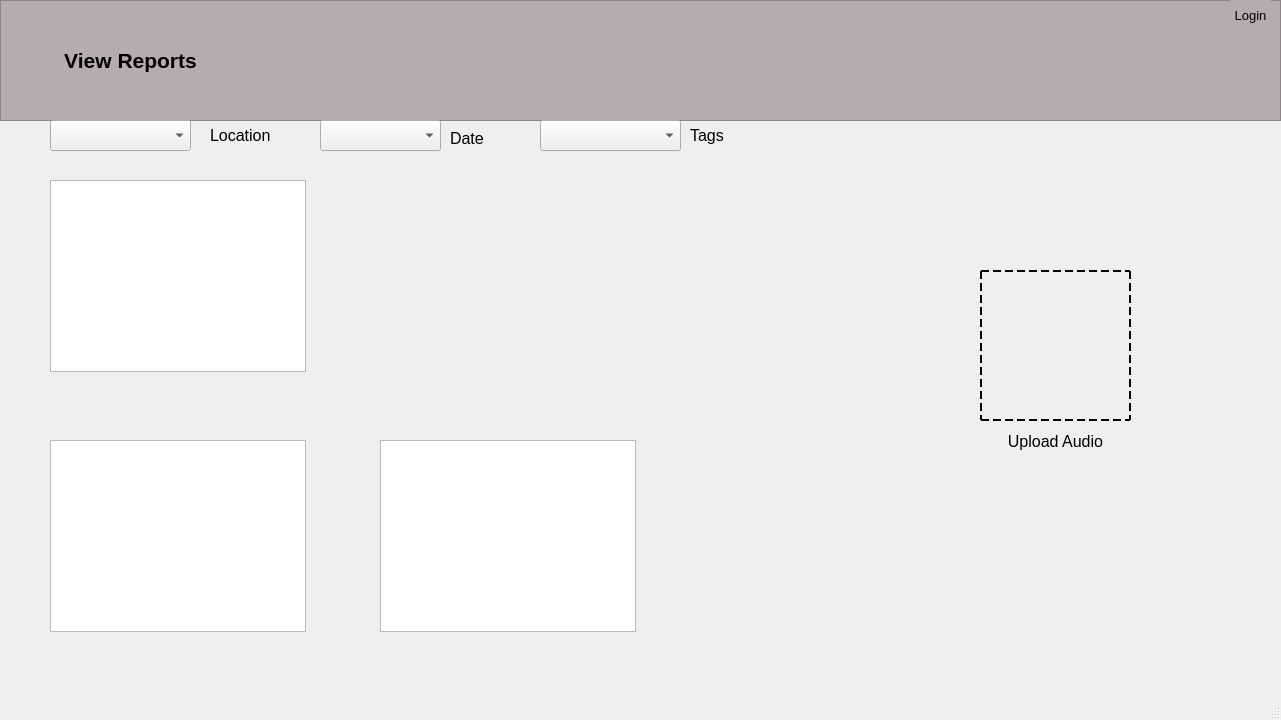
<?xml version="1.0" encoding="UTF-8"?>
<ui version="4.0">
 <class>MainWindow</class>
 <widget class="QMainWindow" name="MainWindow">
  <property name="enabled">
   <bool>true</bool>
  </property>
  <property name="geometry">
   <rect>
    <x>0</x>
    <y>0</y>
    <width>1281</width>
    <height>720</height>
   </rect>
  </property>
  <property name="sizePolicy">
   <sizepolicy hsizetype="Preferred" vsizetype="Preferred">
    <horstretch>0</horstretch>
    <verstretch>0</verstretch>
   </sizepolicy>
  </property>
  <property name="minimumSize">
   <size>
    <width>1281</width>
    <height>720</height>
   </size>
  </property>
  <property name="maximumSize">
   <size>
    <width>1281</width>
    <height>720</height>
   </size>
  </property>
  <property name="windowTitle">
   <string>Greenwood</string>
  </property>
  <property name="windowIcon">
   <iconset>
    <normaloff>../assets/greenwood_logo.png</normaloff>../assets/greenwood_logo.png</iconset>
  </property>
  <property name="animated">
   <bool>true</bool>
  </property>
  <widget class="QWidget" name="centralwidget">
   <widget class="QFrame" name="frame">
    <property name="enabled">
     <bool>true</bool>
    </property>
    <property name="geometry">
     <rect>
      <x>0</x>
      <y>0</y>
      <width>1281</width>
      <height>121</height>
     </rect>
    </property>
    <property name="autoFillBackground">
     <bool>false</bool>
    </property>
    <property name="styleSheet">
     <string notr="true">background-color: #B3ADAD;</string>
    </property>
    <property name="frameShape">
     <enum>QFrame::StyledPanel</enum>
    </property>
    <property name="frameShadow">
     <enum>QFrame::Raised</enum>
    </property>
    <widget class="QPushButton" name="pushButton">
     <property name="enabled">
      <bool>true</bool>
     </property>
     <property name="geometry">
      <rect>
       <x>1230</x>
       <y>0</y>
       <width>41</width>
       <height>31</height>
      </rect>
     </property>
     <property name="font">
      <font>
       <pointsize>10</pointsize>
      </font>
     </property>
     <property name="cursor">
      <cursorShape>PointingHandCursor</cursorShape>
     </property>
     <property name="styleSheet">
      <string notr="true">QPushButton:hover{
	text-decoration: underline solid;
	color: #06D036;
}

QPushButton{
	border-radius: 48px;
}</string>
     </property>
     <property name="text">
      <string>Login</string>
     </property>
     <property name="checkable">
      <bool>false</bool>
     </property>
     <property name="flat">
      <bool>true</bool>
     </property>
    </widget>
    <widget class="QPushButton" name="pushButton_2">
     <property name="enabled">
      <bool>true</bool>
     </property>
     <property name="geometry">
      <rect>
       <x>30</x>
       <y>40</y>
       <width>201</width>
       <height>41</height>
      </rect>
     </property>
     <property name="font">
      <font>
       <pointsize>16</pointsize>
       <weight>75</weight>
       <bold>true</bold>
      </font>
     </property>
     <property name="cursor">
      <cursorShape>PointingHandCursor</cursorShape>
     </property>
     <property name="styleSheet">
      <string notr="true">QPushButton:hover{
	text-decoration: underline solid;
	color: #06D036;
}

QPushButton{
	border-radius:48px;
}</string>
     </property>
     <property name="text">
      <string>View Reports</string>
     </property>
     <property name="checkable">
      <bool>false</bool>
     </property>
     <property name="autoRepeat">
      <bool>false</bool>
     </property>
     <property name="autoExclusive">
      <bool>false</bool>
     </property>
     <property name="autoDefault">
      <bool>false</bool>
     </property>
     <property name="default">
      <bool>false</bool>
     </property>
     <property name="flat">
      <bool>true</bool>
     </property>
    </widget>
   </widget>
   <widget class="QLabel" name="label">
    <property name="geometry">
     <rect>
      <x>210</x>
      <y>120</y>
      <width>81</width>
      <height>31</height>
     </rect>
    </property>
    <property name="font">
     <font>
      <pointsize>12</pointsize>
     </font>
    </property>
    <property name="text">
     <string>Location</string>
    </property>
   </widget>
   <widget class="QComboBox" name="locationBox">
    <property name="geometry">
     <rect>
      <x>50</x>
      <y>120</y>
      <width>141</width>
      <height>31</height>
     </rect>
    </property>
   </widget>
   <widget class="QLabel" name="label_2">
    <property name="geometry">
     <rect>
      <x>450</x>
      <y>130</y>
      <width>55</width>
      <height>16</height>
     </rect>
    </property>
    <property name="font">
     <font>
      <pointsize>12</pointsize>
     </font>
    </property>
    <property name="text">
     <string>Date</string>
    </property>
   </widget>
   <widget class="QLabel" name="label_3">
    <property name="geometry">
     <rect>
      <x>690</x>
      <y>120</y>
      <width>61</width>
      <height>31</height>
     </rect>
    </property>
    <property name="font">
     <font>
      <pointsize>12</pointsize>
     </font>
    </property>
    <property name="text">
     <string>Tags</string>
    </property>
   </widget>
   <widget class="QComboBox" name="dateBox">
    <property name="geometry">
     <rect>
      <x>320</x>
      <y>120</y>
      <width>121</width>
      <height>31</height>
     </rect>
    </property>
   </widget>
   <widget class="QComboBox" name="tagBox">
    <property name="geometry">
     <rect>
      <x>540</x>
      <y>120</y>
      <width>141</width>
      <height>31</height>
     </rect>
    </property>
   </widget>
   <widget class="QGraphicsView" name="graphicsView">
    <property name="geometry">
     <rect>
      <x>50</x>
      <y>180</y>
      <width>256</width>
      <height>192</height>
     </rect>
    </property>
   </widget>
   <widget class="QGraphicsView" name="graphicsView_2">
    <property name="geometry">
     <rect>
      <x>50</x>
      <y>440</y>
      <width>256</width>
      <height>192</height>
     </rect>
    </property>
   </widget>
   <widget class="QGraphicsView" name="graphicsView_3">
    <property name="geometry">
     <rect>
      <x>380</x>
      <y>440</y>
      <width>256</width>
      <height>192</height>
     </rect>
    </property>
   </widget>
   <widget class="QLabel" name="label_4">
    <property name="geometry">
     <rect>
      <x>990</x>
      <y>430</y>
      <width>131</width>
      <height>21</height>
     </rect>
    </property>
    <property name="font">
     <font>
      <pointsize>12</pointsize>
     </font>
    </property>
    <property name="layoutDirection">
     <enum>Qt::LeftToRight</enum>
    </property>
    <property name="text">
     <string>Upload Audio</string>
    </property>
    <property name="alignment">
     <set>Qt::AlignBottom|Qt::AlignHCenter</set>
    </property>
   </widget>
   <widget class="QLabel" name="audioUploadField">
    <property name="geometry">
     <rect>
      <x>980</x>
      <y>270</y>
      <width>151</width>
      <height>151</height>
     </rect>
    </property>
    <property name="styleSheet">
     <string notr="true">QLabel{
	border: 2px dashed black

}</string>
    </property>
    <property name="text">
     <string/>
    </property>
    <property name="pixmap">
     <pixmap>../assets/upload.png</pixmap>
    </property>
    <property name="alignment">
     <set>Qt::AlignCenter</set>
    </property>
   </widget>
  </widget>
  <widget class="QMenuBar" name="menubar">
   <property name="geometry">
    <rect>
     <x>0</x>
     <y>0</y>
     <width>1281</width>
     <height>26</height>
    </rect>
   </property>
  </widget>
  <widget class="QStatusBar" name="statusbar"/>
 </widget>
 <resources/>
 <connections/>
</ui>
